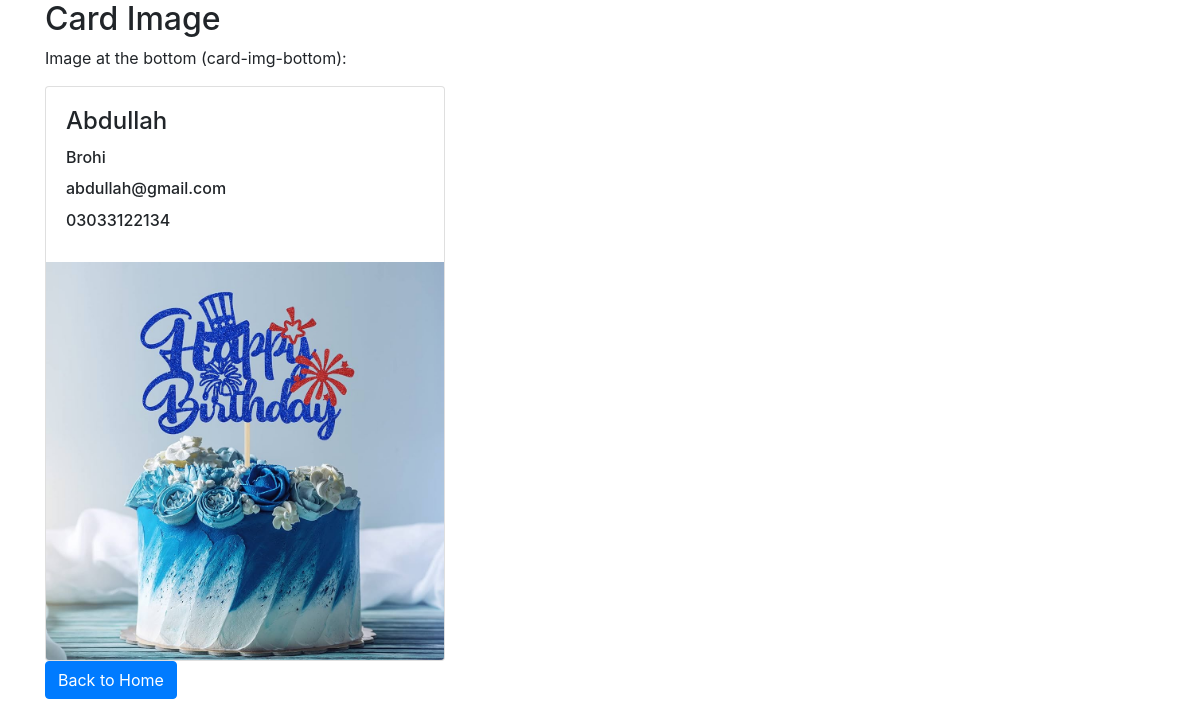
/employee/1/, run on the app's committed database.
### employee/models.py (models this page shows, shortened)
class Employee(models.Model):
    first_name = models.CharField(max_length=100);
    last_name = models.CharField(max_length=100);
    photo = models.ImageField(upload_to='images')
    email_address = models.EmailField(max_length=100, unique=True)
    phone_number = models.CharField(max_length=12, blank=True) # block true matlab zaror fill karna
    create_at = models.DateTimeField(auto_now_add=True)
    updated_at = models.DateTimeField(auto_now=True)

### employee/views.py (the view)
# urls.py: path('employee/<int:pk>/', views.employee_details, name='employee_details')
def employee_details(request, pk):
    try:
        employess = Employee.objects.get(pk=pk)
        context = {
            'employess' : employess,
        }
        return render(request, 'employee_details.html', context)
    except:
        raise Http404

### template/employee_details.html (shortened to what this page needs)
<!DOCTYPE html>
<html lang="en">
<head>
  <link rel="stylesheet" href="https://cdn.jsdelivr.net/npm/bootstrap@4.6.2/dist/css/bootstrap.min.css">
</head>
<body>
<div class="container">
  <h2>Card Image</h2>
  <p>Image at the bottom (card-img-bottom):</p>
  <div class="card" style="width:400px">
    <div class="card-body">
      <h4 class="card-title">{{employess.first_name}}</h4>
      <h6 class="card-title">{{employess.last_name}}</h6>
      <h6 class="card-title">{{employess.email_address}}</h6>
      <h6 class="card-title">{{employess.phone_number}}</h6>
    </div>
    <img class="card-img-bottom" src="{{ employess.photo.url }}" alt="Card image" style="width:100%">
  </div>
  <a href="{% url 'home' %}" class="btn btn-primary">Back to Home</a>
</div>
</body>
</html>

### data on the page
Employee: first_name "Abdullah", last_name "Brohi", email_address "abdullah@gmail.com", phone_number "03033122134", photo (picture)
